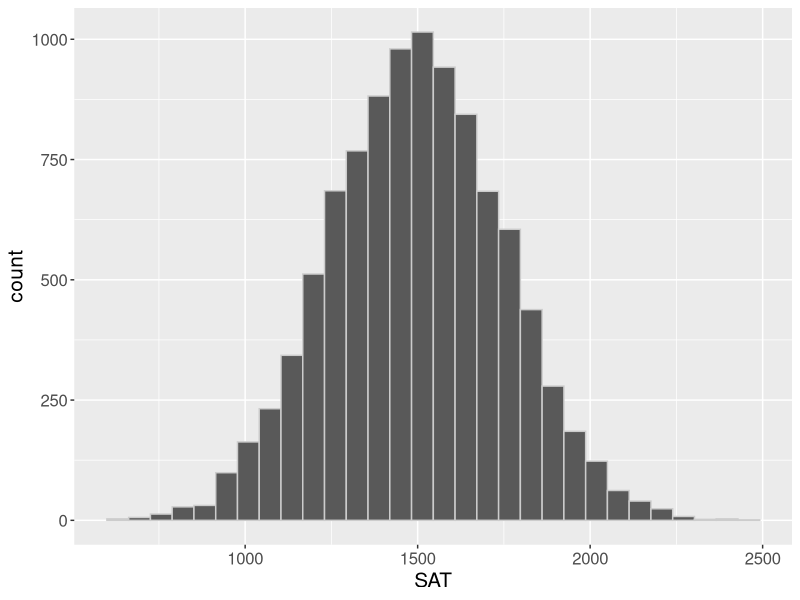
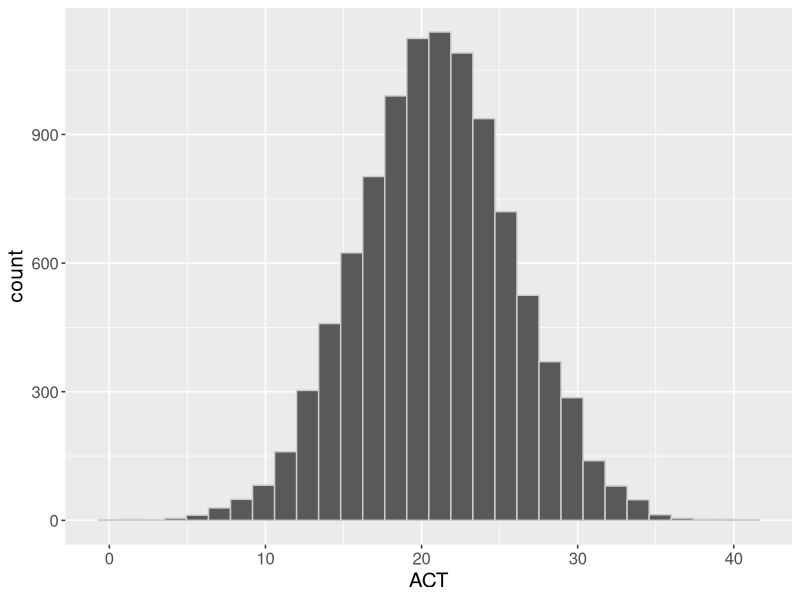
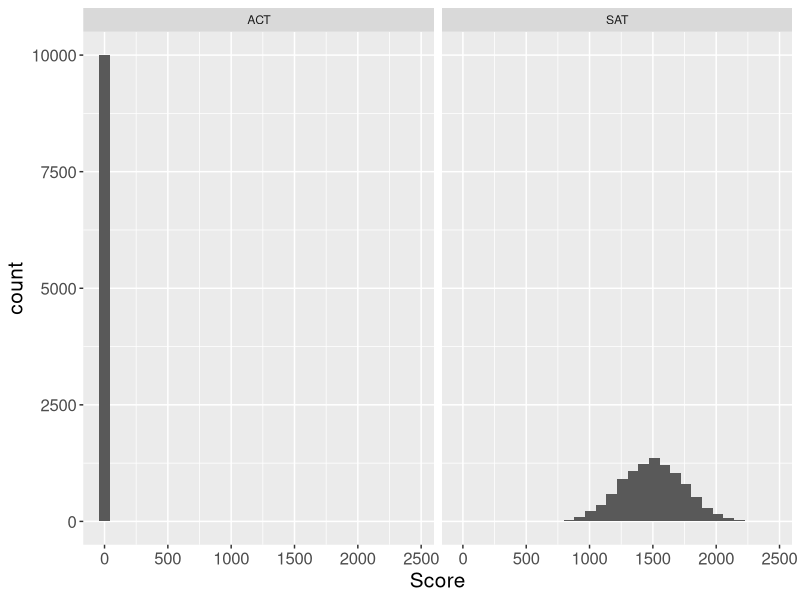
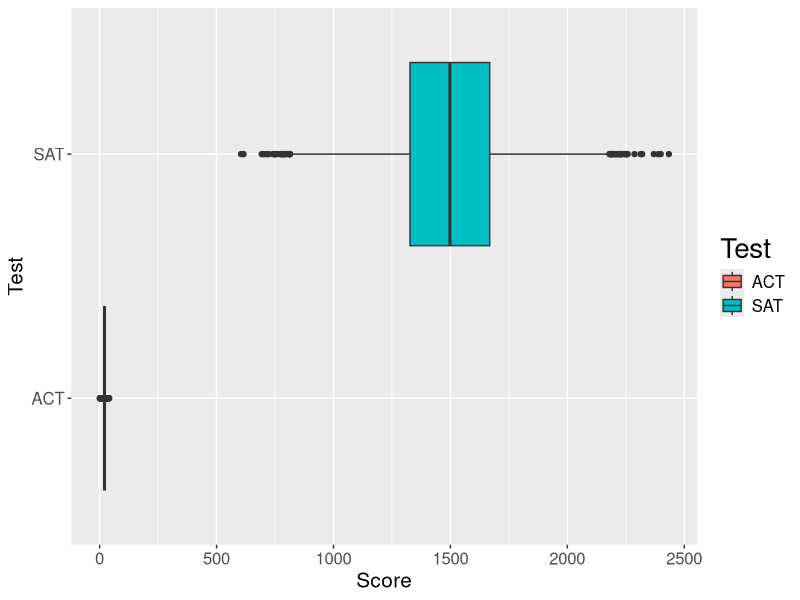
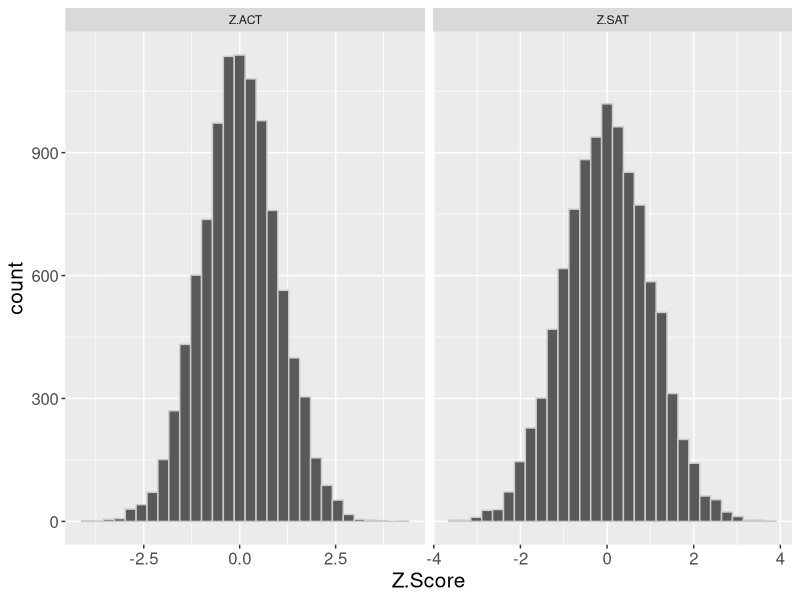
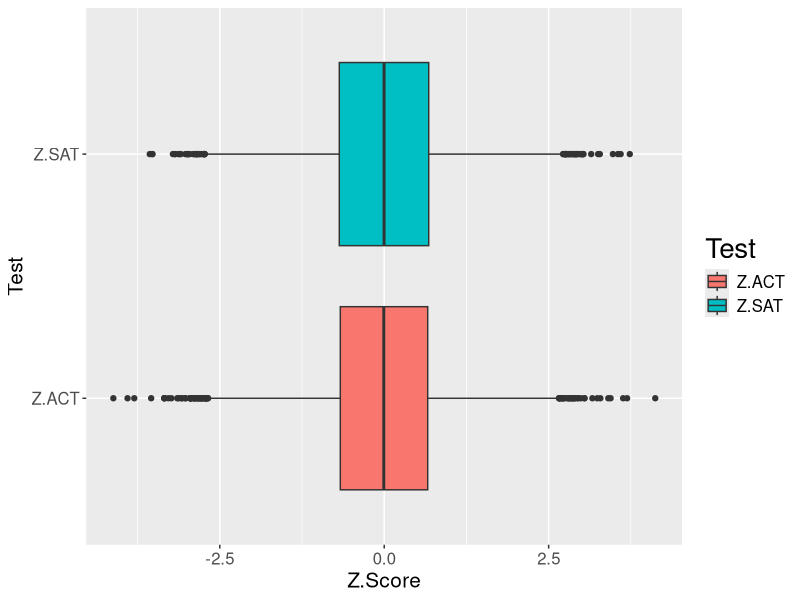
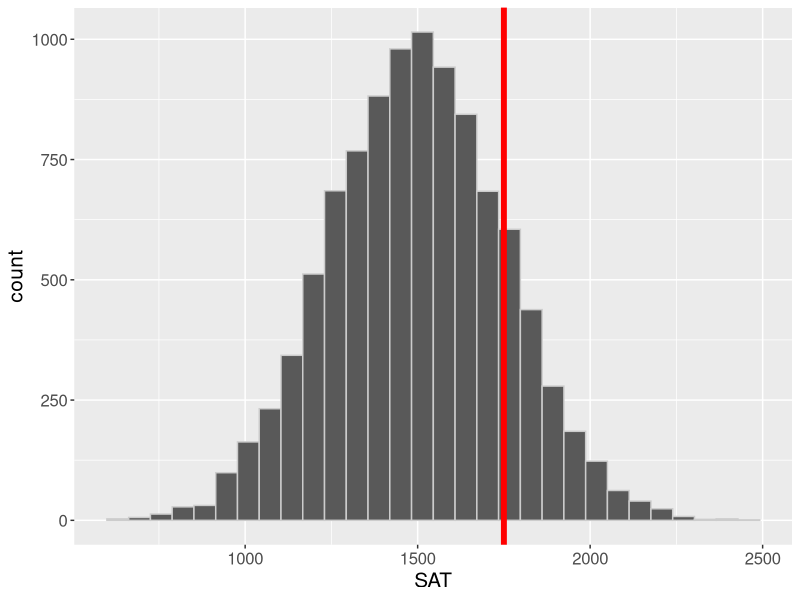
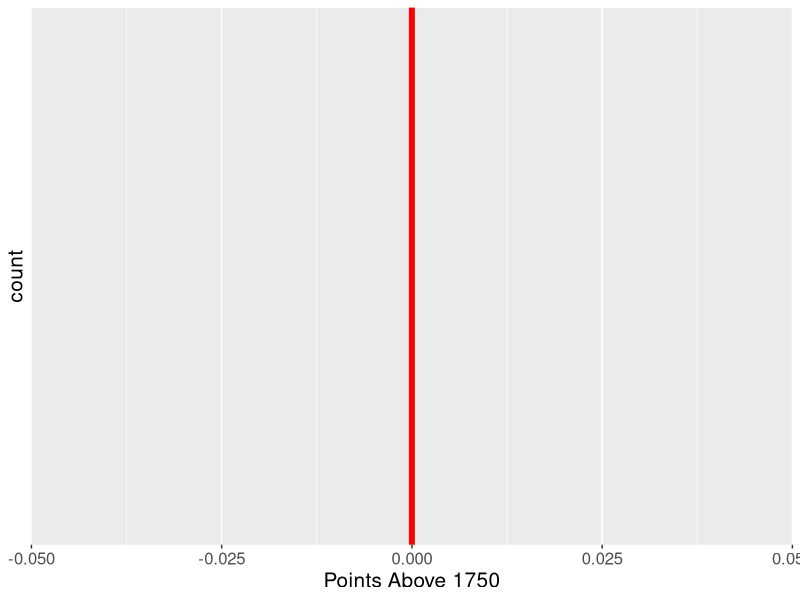

Recreate these plots in R, in order.
## ---- chunk 1
knitr::opts_chunk$set(echo = FALSE, fig.width = 10, fig.height = 5, fig.align = "center", 
                      message = FALSE, warning=FALSE, cache = TRUE) 
## ---- chunk 2
library(dplyr, quietly = TRUE, warn.conflicts = FALSE)
library(tidyr, quietly = TRUE, warn.conflicts = FALSE)
library(ggplot2, quietly = TRUE, warn.conflicts = FALSE)
set.seed(250)
dat <- data.frame(ID = sample(100000:999999, 10000), SAT = rnorm(10000, 1500, 250), 
                  ACT = rnorm(10000, 21, 5))
dat.long <- dat %>% gather(Test, Score, -ID)
head(dat)
## ---- chunk 3
ps <- element_text(size = 12)
ps2 <- element_text(size = 15)
ps3 <- element_text(size = 20)
this.theme <- theme(axis.title.x = ps2, axis.title.y = ps2, axis.text.x = ps, axis.text.y = ps, 
                    title = ps3,
                    legend.text = ps)
ggplot(dat, aes(x = SAT)) + geom_histogram(color = "grey80") + this.theme
## ---- chunk 4
ggplot(dat, aes(x = ACT)) + geom_histogram(color = "grey80") + this.theme
## ---- chunk 5
ggplot(dat.long, aes(x = Score)) + geom_histogram() + 
  this.theme +
  facet_grid(~Test)
## ---- chunk 6
ggplot(dat.long, aes(x = Test, y = Score, fill = Test)) + geom_boxplot() + 
  this.theme + coord_flip()
## ---- chunk 7
dat.split <- split(dat.long, dat.long$Test)
t(sapply(dat.split, function(l) summary(l$Score)))[,-4]
## ---- chunk 8
t(sapply(dat.split, function(l) data.frame(Mean = mean(l$Score), "St.Dev" = sd(l$Score))))
## ---- chunk 9
dat2 <- data.frame(dat$ID, scale(dat[-1]))
colnames(dat2) <- c("ID", "Z.SAT", "Z.ACT")
dat2.long <- dat2 %>% gather(Test, Z.Score, -ID)
ggplot(dat2.long, aes(x = Z.Score)) + geom_histogram(color = "grey80") + 
  this.theme +
  facet_grid(~Test, scale="free")
## ---- chunk 10
ggplot(dat2.long, aes(x = Test, y = Z.Score, fill = Test)) + geom_boxplot() + 
  this.theme + coord_flip()
## ---- chunk 11
dat2.split <- split(dat2.long, dat2.long$Test)
t(sapply(dat2.split, function(l) summary(l$Z.Score)))[,-4]
## ---- chunk 12
t(sapply(dat2.split, function(l) 
  round(data.frame(Mean = mean(l$Z.Score), "St.Dev" = sd(l$Z.Score)))))
## ---- chunk 13
ggplot(dat, aes(x = SAT)) + geom_histogram(color = "grey80") + this.theme +
  geom_vline(xintercept = 1750, color = "red", size = 2)
## ---- chunk 14
ggplot(dat, aes(x = I(SAT - 1750))) + geom_histogram(color = "grey80") + this.theme +
  geom_vline(xintercept = 0, color = "red", size = 2) + xlab("Points Above 1750")
## ---- chunk 15
summ <- function(x){
  foo <- c(fivenum(x))
  foo <- c(foo, foo[2] - foo[4])
  foo <- c(foo, mean(x), sd(x))
  names(foo) <- c("Min", "Q1", "Median", "Q3", "Max", "IQR", "Mean", "SD")
  round(foo, 1)
}
foo <- data.frame(rbind(summ(dat$SAT), summ(dat$SAT - 1750)))
rownames(foo) <- c("SAT", "Shifted")
foo
## ---- chunk 16
data("mtcars")
foo <- data.frame(lbs = mtcars$wt*1000, kg = mtcars$wt*454)
foo <- foo %>% gather(Weight, Units)
ggplot(foo, aes(x = Weight, y = Units, fill = Weight)) +
  geom_boxplot() + this.theme + theme(legend.position = "none") +
  coord_flip()
## ---- chunk 17
foo <- data.frame(rbind(summ(mtcars$wt*1000), summ(mtcars$wt*454)))
rownames(foo) <- c("Weight (lbs)", "Weight (kg)")
foo
## ---- chunk 18
dat <- data.frame(z = rnorm(5000000))
ggplot(dat, aes(x = z)) + geom_density(fill = "darkred", alpha = .5)
## ---- chunk 19
as.data.frame(t(sapply(dat.split, function(l) 
  data.frame(Mean = mean(l$Score), "St.Dev" = sd(l$Score)))))[1,]
## ---- chunk 20
X <- data.frame(x = rnorm(300))
gg_qq <- function(X){
  y <- quantile(X$x, c(0.25, 0.75))
  x <- qnorm(c(0.25, 0.75))
  slope <- diff(y)/diff(x)
  int <- y[1L] - slope * x[1L]
  p <- ggplot(X, aes(sample=x)) +
        stat_qq(size = 2) +
        geom_abline(slope = slope, intercept = int, color="blue") +
        this.theme + xlab("Normal Quantile") + ylab("Observed Quantile")
  return(p)
}
gg_qq(X)
## ---- chunk 21
X <- data.frame(x = rchisq(300, 2))
gg_qq(X)
## ---- chunk 22
X1 = data.frame(x = rnorm(20, 100, 10))
X2 = data.frame(x = rnorm(200, 100, 10))

ggplot(X1, aes(x = x)) + geom_histogram(color = "grey80", binwidth = 5) + this.theme
## ---- chunk 23
ggplot(X2, aes(x = x)) + geom_histogram(color = "grey80", binwidth = 5) + this.theme
## ---- chunk 24
gg_qq(X1)
## ---- chunk 25
gg_qq(X2)
